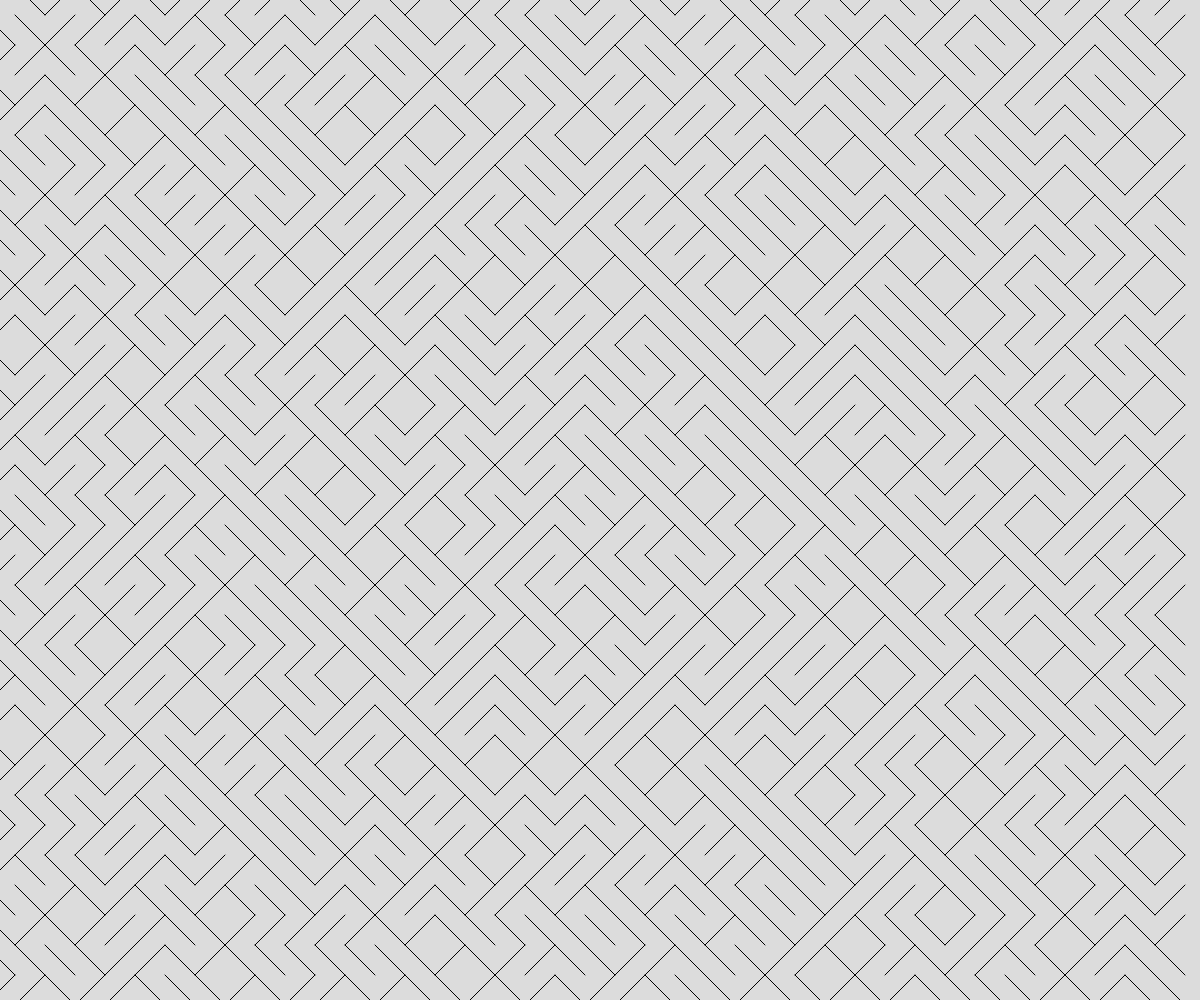
Frame 1 (no input)
Frame 60 (no input): identical to frame 1, image omitted
Frame 120 (the mouse pressed at the canvas centre since frame 60): identical to frame 1, image omitted

The p5.js sketch that drew this single still picture (run headless with seeded random() and noise() and a simulated clock; from frame 60 on, the mouse is pressed at the canvas centre):

// p5.js sketch
// ── sketch.js
// Generative art demo

const TILE_SIZE = 30;
let tileArray = [];


function setup() {
  createCanvas(windowWidth, windowHeight);
  for (let x = 0; x < width; x += TILE_SIZE) {
    for (let y = 0; y < height; y += TILE_SIZE){
      let someTile = spawnTile(x, y);
      tileArray.push(someTile);

    }
  }
}

function draw() {
  background(220);

  //display tile
  for (let myTile of tileArray){
    line(myTile.x1, myTile.y1, myTile.x2, myTile.y2);
  }
}


function spawnTile(x, y){
  let tile;
  let choice = random(100);
  if (choice < 50){
    // negative slope
    tile = {
      x1: x - TILE_SIZE/2,
      y1: y - TILE_SIZE/2,
      x2: x + TILE_SIZE/2,
      y2: y + TILE_SIZE/2,
    };
  }
  else {
  // positive slope
    tile = {
      x1: x - TILE_SIZE/2,
      y1: y + TILE_SIZE/2,
      x2: x + TILE_SIZE/2,
      y2: y - TILE_SIZE/2,
    };
  }
  return tile;
}
